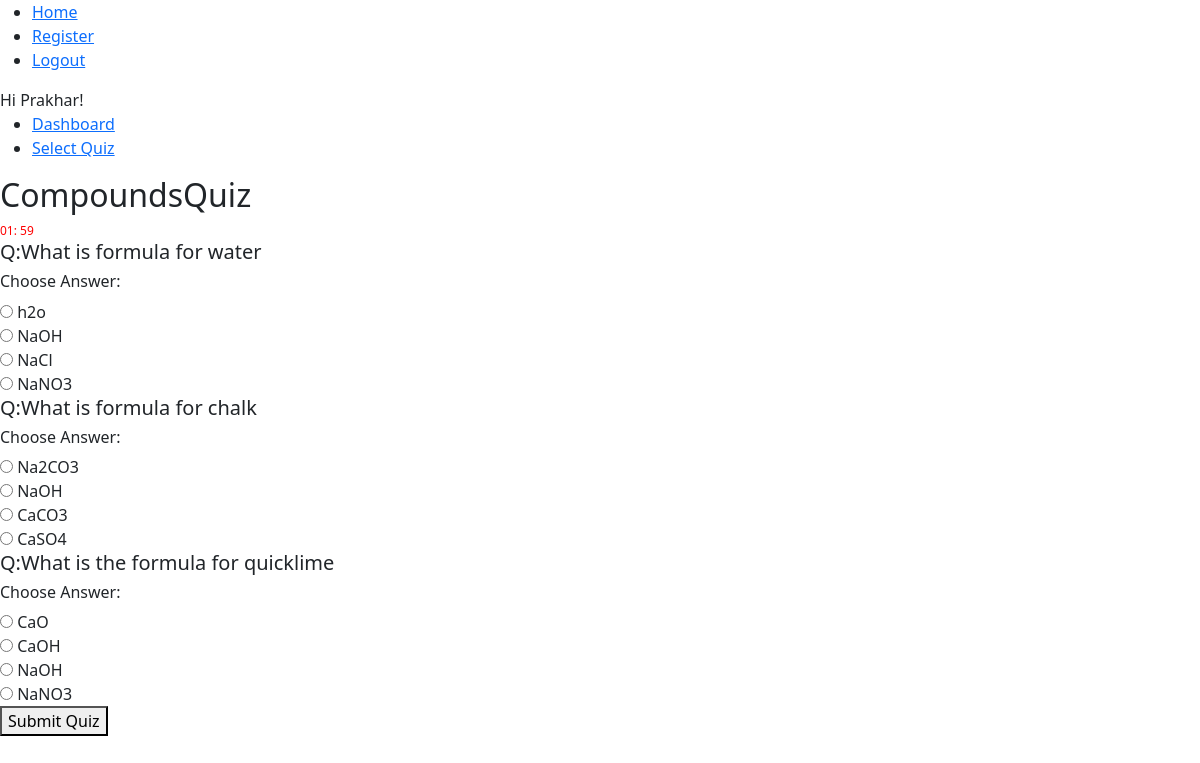
Page /quiz/2 (signed in) on the committed database.
### app/models.py (models this page shows, shortened)
class User(db.Model, UserMixin):
    id = db.Column(db.Integer, primary_key=True)
    username = db.Column(db.String(80), unique=True, nullable= False)
    password_hash = db.Column(db.String(200),nullable=False)
    fullname = db.Column(db.String(100),nullable=False)
    qualification = db.Column(db.String)
    dob = db.Column(db.Date)
    scores = db.relationship('Score', backref = 'user', lazy=True)

class Quiz(db.Model):
    id = db.Column(db.Integer, primary_key=True)
    name = db.Column(db.String(100), nullable=False)
    date_of_quiz = db.Column(db.DateTime)
    time_duration = db.Column(db.Integer, default = 0)
    chapter_id = db.Column(db.Integer,db.ForeignKey('chapter.id'), nullable=False)
    questions = db.relationship('Question', backref='quiz', lazy=True)

class Question(db.Model):
    id = db.Column(db.Integer, primary_key=True)
    question_statement = db.Column(db.Text)
    option1 = db.Column(db.String(200),nullable=False)
    option2 = db.Column(db.String(200),nullable=False)
    option3 = db.Column(db.String(200),nullable=False)
    option4 = db.Column(db.String(200),nullable=False)
    correct_option = db.Column(db.Integer, nullable=False)
    quiz_id = db.Column(db.Integer, db.ForeignKey('quiz.id'), nullable=False)

### app/routes.py (the view, shortened to what this page needs)
@app.route("/quiz/<int:quiz_id>", methods=['GET', 'POST'])
@login_required
def attempt_quiz(quiz_id):
    quiz = Quiz.query.get_or_404(quiz_id)
    questions = quiz.questions
    return render_template("user/attempt_quiz.html", quiz=quiz, questions = questions)

### app/routes.py (called while the page is built)
@login_manager.user_loader
def load_user(user_id):
    return User.query.get(user_id)

### app/templates/user/attempt_quiz.html (shortened to what this page needs)
{% extends 'layout.html' %}
{% block content %}
{% block head %}
    {{ super() }}
{% endblock %}
    <h2>{{quiz.name}}</h2>
    {% if quiz.time_duration > 0 %}
    <div class="timer">
        <span id="timer">00:00</span>
    </div>
    {% endif %}
    <form id = "quizForm" method="POST">
        <div>
            {% for question in questions %}
            <div>
                <h5>Q:{{question.question_statement}}</h5>
                <h6>Choose Answer:</h6>
                <div>
                    <input type="radio" name="question_{{question.id}}" value="1">
                    <label>{{ question.option1 }}</label>
                </div>
                <div>
                    <input type="radio" name="question_{{question.id}}" value="2">
                    <label>{{ question.option2 }}</label>
                </div>
                <div>
                    <input type="radio" name="question_{{question.id}}" value="3">
                    <label>{{ question.option3 }}</label>
                </div>
                <div>
                    <input type="radio" name="question_{{question.id}}" value="4">
                    <label>{{ question.option4 }}</label>
                </div>
            </div>
            {%endfor%}
        </div>
        <button type="submit">Submit Quiz</button>
    </form>
{% endblock %}

### app/templates/layout.html (shortened to what this page needs)
<!doctype html>
<html>
  <head>
    {% block head %}
    <link href="https://cdn.jsdelivr.net/npm/bootstrap@5.3.3/dist/css/bootstrap.min.css" rel="stylesheet">
    <link rel="stylesheet" href="https://cdnjs.cloudflare.com/ajax/libs/font-awesome/6.7.2/css/all.min.css" />
    {% endblock %}
  </head>
  <body>
    <ul>
        <li><a href ="{{url_for('home')}}">Home</a></li>
        <li><a href = "{{url_for('register')}}">Register</a></li>
        {% if current_user.is_authenticated %}
        <li><a href = "{{url_for('logout')}}">Logout</a></li>
        {% else %}
        <li><a href = "{{url_for('login')}}">Login</a></li>
        {% endif %}
    </ul>
    <div id="content">
      {% if current_user.is_authenticated %}
      Hi {{ current_user.fullname }}!
      <ul>
        {% if current_user.username == 'admin@quiz.com' %}
          <li><a href="{{ url_for('admin_dashboard') }}">Admin Dashboard</a></li>
          <li><a href="{{ url_for('dashboard') }}">User Dashboard</a></li>
        {%else%}
          <li><a href="{{ url_for('dashboard') }}">Dashboard</a></li>
        {%endif%}
        <li><a href="{{ url_for('select_quiz') }}">Select Quiz</a></li>
      </ul>
      {% endif %}
        {% block content %}{% endblock %}
    </div>
  </body>
</html>

### app/templates/user/attempt_quiz.html (style rules this page uses)
.timer { color: red; font-size: 12px; }

### rows in the picture
User: fullname "Prakhar"
Quiz: name "CompoundsQuiz"
Question: question_statement "What is formula for water", option1 "h2o", option2 "NaOH", option3 "NaCl", option4 "NaNO3"
Question: question_statement "What is formula for chalk", option1 "Na2CO3", option2 "NaOH", option3 "CaCO3", option4 "CaSO4"
Question: question_statement "What is the formula for quicklime", option1 "CaO", option2 "CaOH", option3 "NaOH", option4 "NaNO3"
